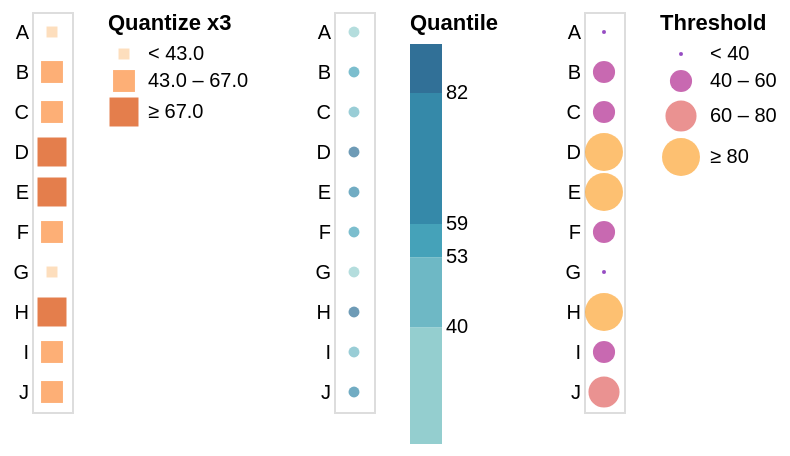

The specification (Vega-Lite) saved for this image:
### Vega-Lite specification from a JSON file in a GitHub repository (floating-point values rounded to 4 significant figures)
{"$schema": "https://vega.github.io/schema/vega-lite/v6.json", "description": "Customization: quantize, quantile and threshold scales with explicit ranges, schemes, counts and legend formats.", "data": {"values": [{"a": "A", "b": 28}, {"a": "B", "b": 55}, {"a": "C", "b": 43}, {"a": "D", "b": 91}, {"a": "E", "b": 81}, {"a": "F", "b": 53}, {"a": "G", "b": 19}, {"a": "H", "b": 87}, {"a": "I", "b": 52}, {"a": "J", "b": 64}]}, "spacing": 30, "hconcat": [{"mark": "square", "encoding": {"y": {"field": "a", "type": "nominal", "axis": {"ticks": false, "domain": false, "title": null}}, "size": {"field": "b", "type": "quantitative", "scale": {"type": "quantize", "range": [30, 120, 210]}}, "color": {"field": "b", "type": "quantitative", "scale": {"type": "quantize", "range": ["#fdd0a2", "#fd8d3c", "#d94801"]}, "legend": {"title": "Quantize x3", "format": ".1f"}}}}, {"mark": "circle", "encoding": {"y": {"field": "a", "type": "nominal", "axis": {"ticks": false, "domain": false, "title": null}}, "color": {"field": "b", "type": "quantitative", "scale": {"type": "quantile", "scheme": "tealblues"}, "legend": {"title": "Quantile", "format": "d"}}}}, {"mark": "circle", "encoding": {"y": {"field": "a", "type": "nominal", "axis": {"ticks": false, "domain": false, "title": null}}, "size": {"field": "b", "type": "quantitative", "scale": {"type": "threshold", "domain": [40, 60, 80]}}, "color": {"field": "b", "type": "quantitative", "scale": {"type": "threshold", "domain": [40, 60, 80], "scheme": "plasma"}, "legend": {"title": "Threshold"}}}}], "resolve": {"scale": {"color": "independent", "size": "independent"}}, "config": {"scale": {"quantileCount": 4}}}
